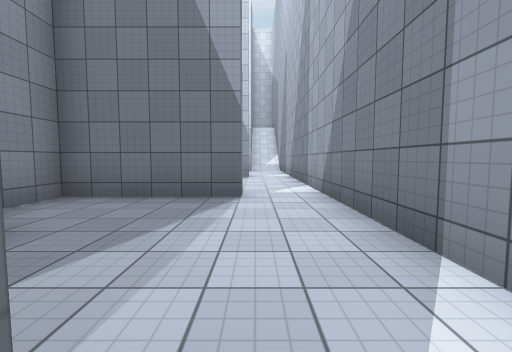
view 1 (above)

16 first-person views from a walk through a Unity game level. The camera is 1.3 m above the floor, tilts 4° down and sees 90° across. The floor is counted in squares, 2 m on a side. Each view is taken from the middle of a square. On the plan, view 1 faces up. The plan holds only what a view shows up to about 9 squares ahead; the rest is blank. The player character is not drawn. Surface patterns are stand-ins for the level's own textures.

view 2
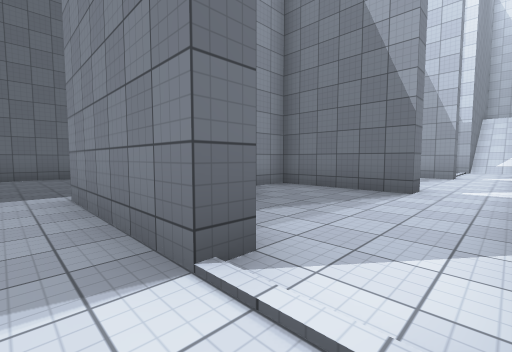

view 3
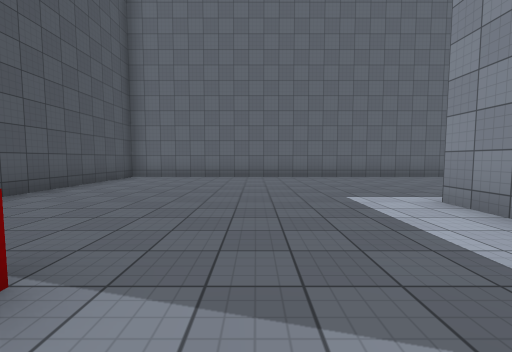

view 4
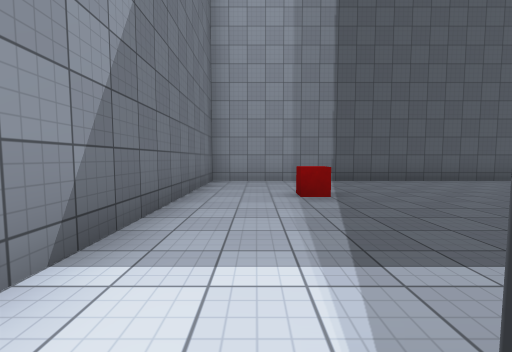

view 5
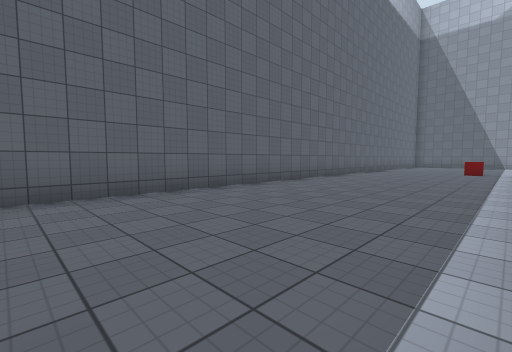

view 6
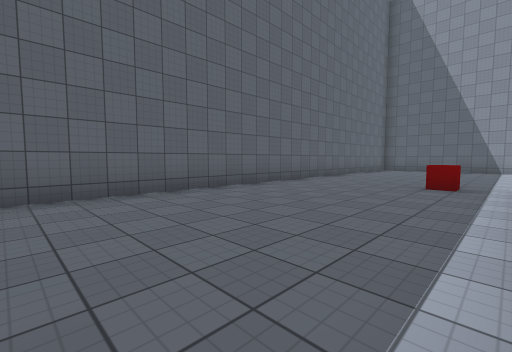

view 7
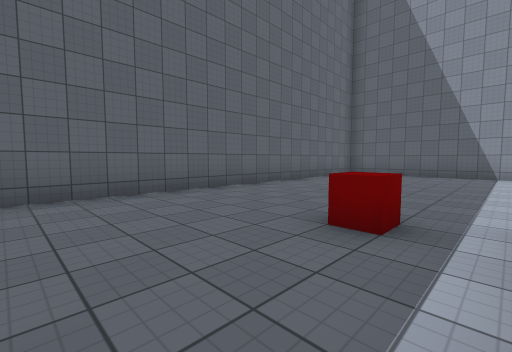

view 8
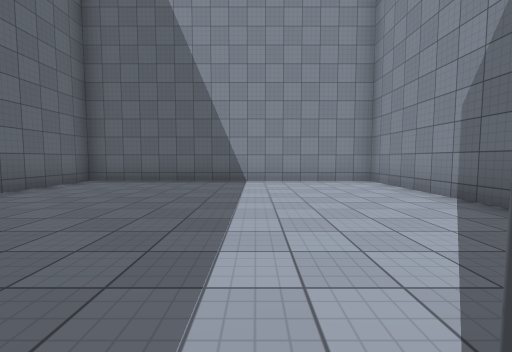

view 9
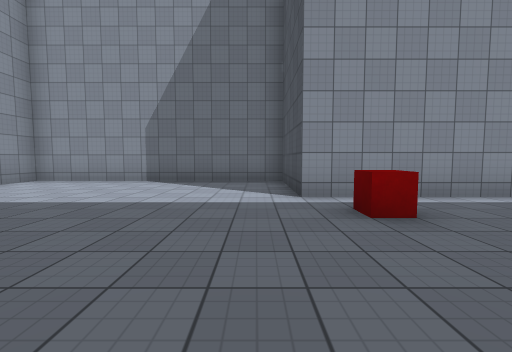

view 10
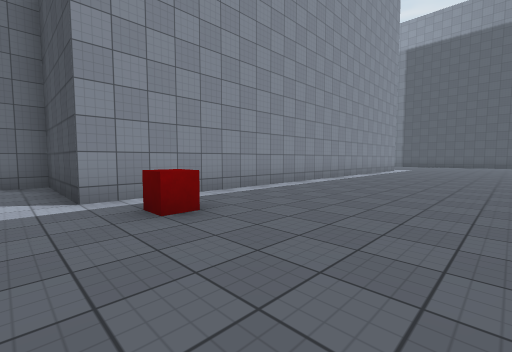

view 11
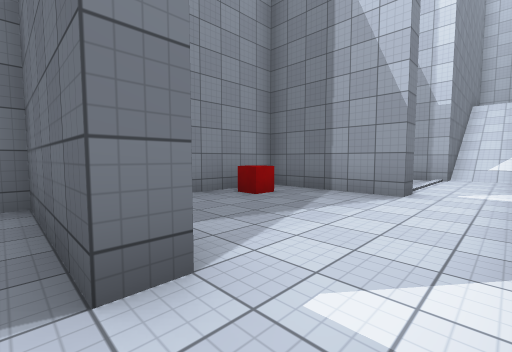

view 12
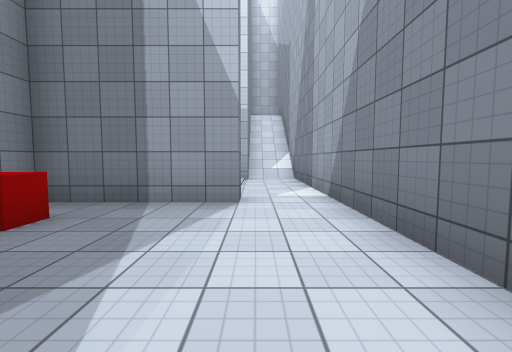

view 13
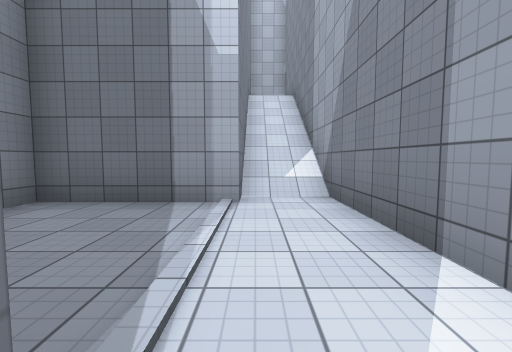

view 14
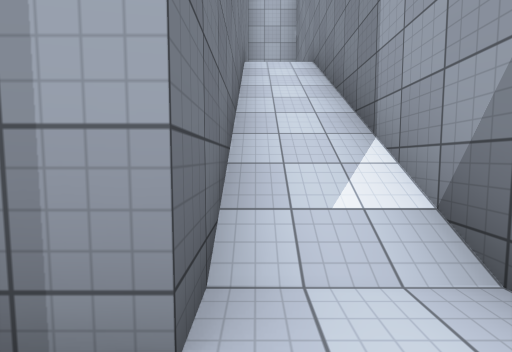

view 15
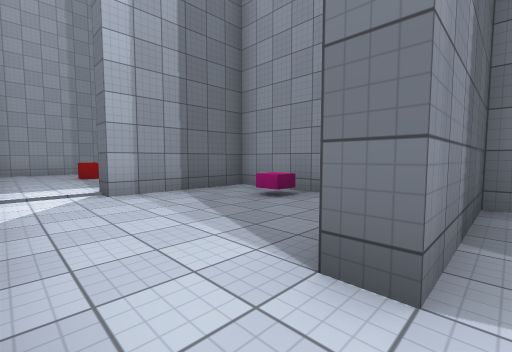

view 16
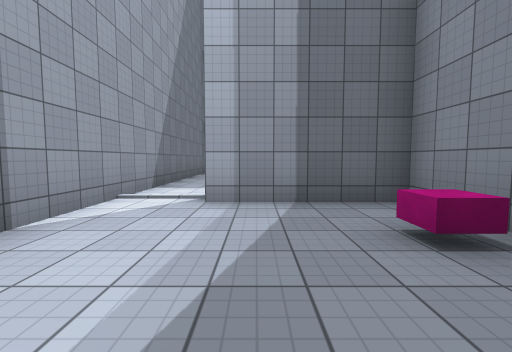

### Floor plan
Points are (right, up) in squares from view 1. A wall is a line through its corners. A room is listed if a view was taken in it or the views show most of it. See-through windows are left out.
Room 1 (views 1, 4, 11, 12, 15, 16)
walls: (-0.2, 4.8) (-0.2, 4.3) (-3.2, 4.3) (-3.2, 0.3) (-0.2, 0.3) (-0.2, -0.2); (1.3, -0.5) (1.3, 5.5)
ways out: opening at (0.5, 0) to room 2; opening at (0.5, 5) to room 2
objects: pink block (-2, 2)
Room 2 (views 2, 3, 5, 6, 7, 8, 9, 10)
walls: (-3.8, 5.5) (-3.8, 6.6); (-3.2, 4.8) (-0.2, 4.8); (-3.8, 8.5) (-3.8, 13.2) (-0.7, 13.2) (-0.7, 20.3) (-8.7, 20.3) (-8.7, -7.2) (1.3, -7.2) (1.3, -0.5); (-0.2, 8.8) (-3.2, 8.8); (1.3, 5.5) (1.3, 8.5); (-0.2, -0.2) (-3.8, -0.2)
ways out: opening at (0.5, 0) to room 1; opening at (0.5, 5) to room 1; opening at (0.5, 9) to room 3
objects: red cube (-5, 13); red cube (-3, 7) to (-3, 8); red cube (-1, -4)
Room 3 (views 13, 14)
walls: (-0.2, 9.4) (-0.2, 8.8); (1.3, 8.5) (1.3, 19.9); (-0.2, 19.5) (-0.2, 12.8) (-3.2, 12.8) (-3.2, 12.2)
ways out: opening at (0.5, 9) to room 2

Where each view was taken, in squares from view 1:
view 1: 0 up, 0 right, facing up
view 2: 1 down, 1 right, facing up-left
view 3: 3 down, 0 right, facing left
view 4: 0 up, 0 right, facing down
view 5: 0 up, 4 left, facing up-left
view 6: 6 up, 4 left, facing up-left
view 7: 10 up, 4 left, facing up-left
view 8: 13 up, 4 left, facing up
view 9: 14 up, 8 left, facing right
view 10: 14 up, 8 left, facing down-right
view 11: 4 up, 1 right, facing up-left
view 12: 5 up, 0 right, facing up
view 13: 9 up, 0 right, facing up
view 14: 12 up, 0 right, facing up
view 15: 5 up, 1 right, facing down-left
view 16: 4 up, 1 left, facing down
